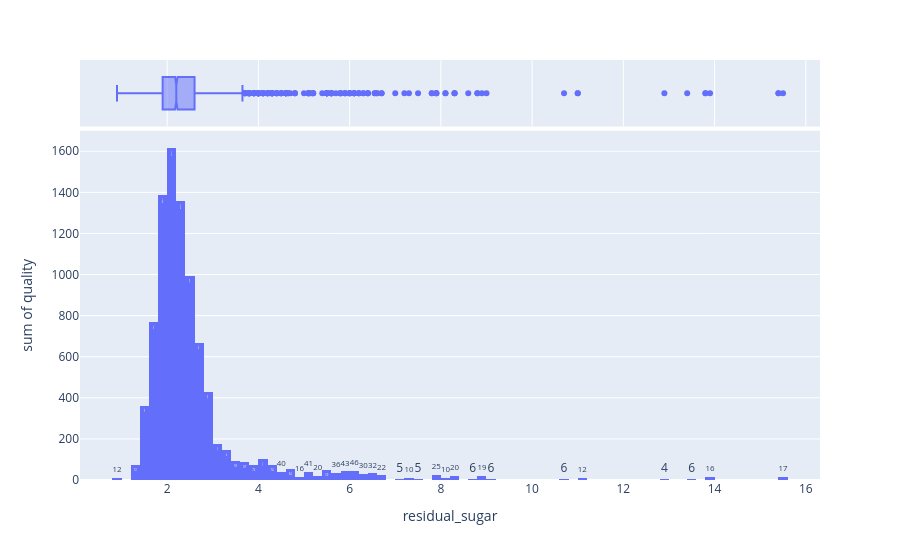

This figure's notebook cell:
### Code cell
fig = px.histogram(df, x = "residual_sugar", y = "quality", marginal = "box",
                   color = None, text_auto = True, hover_data  = df.columns)
fig.show()

### Figure 1 — Plotly figure (JSON) as saved in the notebook; plotly's stock layout.template omitted (floating-point values rounded to 4 significant figures; data arrays with more than 128 entries replaced by an {"elided": "..."} marker saying what was removed)
{"data": [{"bingroup": "x", "histfunc": "sum", "hovertemplate": "residual_sugar=%{x}<br>sum of quality=%{y}<extra></extra>", "legendgroup": "", "marker": {"color": "#636efa", "pattern": {"shape": ""}}, "name": "", "orientation": "v", "showlegend": false, "texttemplate": "%{value}", "type": "histogram", "x": {"elided": "1599 float values"}, "xaxis": "x", "y": {"elided": "1599 int values"}, "yaxis": "y"}, {"customdata": {"elided": "1599x10 float values"}, "hovertemplate": "residual_sugar=%{x}<br>fixed_acidity=%{customdata[0]}<br>volatile_acidity=%{customdata[1]}<br>citric_acid=%{customdata[2]}<br>chlorides=%{customdata[3]}<br>free_sulfur_dioxide=%{customdata[4]}<br>total_sulfur_dioxide=%{customdata[5]}<br>density=%{customdata[6]}<br>pH=%{customdata[7]}<br>sulphates=%{customdata[8]}<br>alcohol=%{customdata[9]}<extra></extra>", "legendgroup": "", "marker": {"color": "#636efa"}, "name": "", "notched": true, "showlegend": false, "type": "box", "x": {"elided": "1599 float values"}, "xaxis": "x2", "yaxis": "y2"}], "layout": {"barmode": "relative", "legend": {"tracegroupgap": 0}, "margin": {"t": 60}, "xaxis": {"anchor": "y", "domain": [0, 1], "title": {"text": "residual_sugar"}}, "xaxis2": {"anchor": "y2", "domain": [0, 1], "matches": "x", "showgrid": true, "showticklabels": false}, "yaxis": {"anchor": "x", "domain": [0, 0.8316], "title": {"text": "sum of quality"}}, "yaxis2": {"anchor": "x2", "domain": [0.8416, 1], "matches": "y2", "showgrid": false, "showline": false, "showticklabels": false, "ticks": ""}}}
